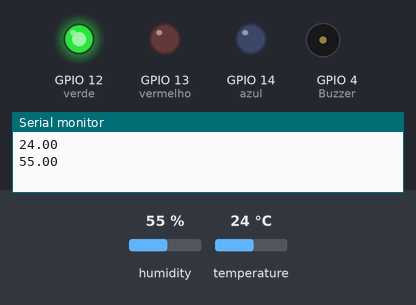
This sketch was run on a simulated ESP8266 (NodeMCU). Parts: output pins drawn as LEDs (lit = HIGH), buzzer (waves = sounding, pin HIGH), the last lines printed to the serial monitor. The inputs (shaded band) are chosen by the test bench; at power-on: temperature 24 °C, humidity 55 %. WiFi joins after 1.5 s; servers stay silent unless stated.

Above: at 3.0 s.
3.1 s: temperature set to 27 °C
At 4.3 s:
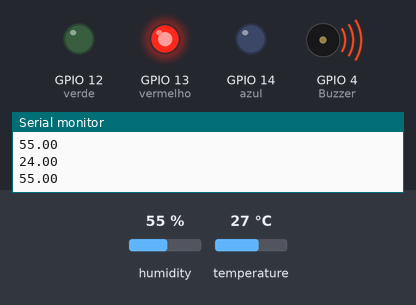
5.3 s: temperature set to 12 °C
At 6.7 s:
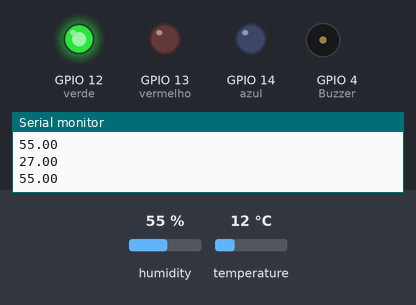
7.3 s: temperature set to 28 °C
At 9.0 s:
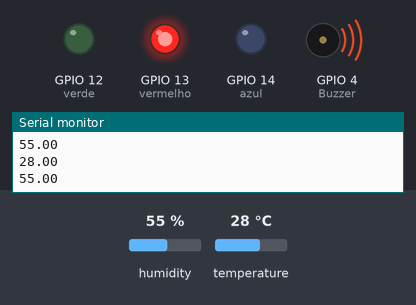
Timing chart, 0 to 10.5 s (numbered marks = the images above; inputs shaded):
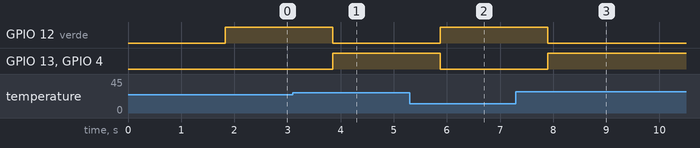

The sketch:

espBlynkFuncional.ino
```cpp
#include <DHT.h>


/*************************************************************

  This example shows how value can be pushed from Arduino to
  the Blynk App.

  WARNING :
  For this example you'll need Adafruit DHT sensor libraries:
    https://github.com/adafruit/Adafruit_Sensor
    https://github.com/adafruit/DHT-sensor-library

  App project setup:
    Value Display widget attached to V5
    Value Display widget attached to V6
 *************************************************************/

// Template ID, Device Name and Auth Token are provided by the Blynk.Cloud
// See the Device Info tab, or Template settings
#define BLYNK_TEMPLATE_ID "TMPLhS6Pw9a8"
#define BLYNK_DEVICE_NAME "DHT11"
#define BLYNK_AUTH_TOKEN "EXZgQkXDwUtS7wagilF34jXBnslTwavk"


// Comment this out to disable prints and save space
#define BLYNK_PRINT Serial


#include <ESP8266WiFi.h>
#include <BlynkSimpleEsp8266.h>


char auth[] = BLYNK_AUTH_TOKEN;

// Your WiFi credentials.
// Set password to "" for open networks.
char ssid[] = "FUVS";
char pass[] = "unidadefatima";

#define DHTPIN 2          // What digital pin we're connected to

// Uncomment whatever type you're using!
#define DHTTYPE DHT11     // DHT 11
//#define DHTTYPE DHT22   // DHT 22, AM2302, AM2321
//#define DHTTYPE DHT21   // DHT 21, AM2301

DHT dht(DHTPIN, DHTTYPE);
BlynkTimer timer;

// This function sends Arduino's up time every second to Virtual Pin (5).
// In the app, Widget's reading frequency should be set to PUSH. This means
// that you define how often to send data to Blynk App.
void sendSensor()
{
  float h = dht.readHumidity();
  float t = dht.readTemperature(); // or dht.readTemperature(true) for Fahrenheit
  Serial.println(t);
  Serial.println(h);

  if (isnan(h) || isnan(t)) {
    Serial.println("Failed to read from DHT sensor!");
    return;
  }
  // You can send any value at any time.
  // Please don't send more that 10 values per second.
  Blynk.virtualWrite(V5, h);
  Blynk.virtualWrite(V6, t);
}

#define Buzzer 4
#define azul 14
#define verde 12
#define vermelho 13

void setup()
{
  // Debug console
  Serial.begin(115200);

  Blynk.begin(auth, ssid, pass);
  // You can also specify server:
  //Blynk.begin(auth, ssid, pass, "blynk.cloud", 80);
  //Blynk.begin(auth, ssid, pass, IPAddress(192,168,1,100), 8080);

  dht.begin();

  // Setup a function to be called every second
  timer.setInterval(1000L, sendSensor);
  pinMode(azul, OUTPUT);
  pinMode(verde, OUTPUT);
  pinMode(vermelho, OUTPUT);
  pinMode(Buzzer, OUTPUT);
}

void loop()
{
  Blynk.run();
  timer.run();


  float t = dht.readTemperature();
  if (t > 25) {
    digitalWrite(azul, LOW);
    digitalWrite(verde, LOW);
    digitalWrite(vermelho, HIGH);
    digitalWrite(Buzzer, HIGH);
  } else {
    digitalWrite(azul, LOW);
    digitalWrite(verde, HIGH);
    digitalWrite(vermelho, LOW);
    digitalWrite(Buzzer, LOW);
  }
}
```

Measured:
- the behaviour switches between 25 and 26 °C on temperature (found by bisection; images 0 and 1)
- after the input at 3.1 s, GPIO 12 (verde): HIGH → LOW after 0.75 s; GPIO 13 (vermelho), GPIO 4 (Buzzer): LOW → HIGH after 0.75 s
- after the input at 5.3 s, GPIO 12 (verde): LOW → HIGH after 0.57 s; GPIO 13 (vermelho), GPIO 4 (Buzzer): HIGH → LOW after 0.57 s
- after the input at 7.3 s, GPIO 12 (verde): HIGH → LOW after 0.60 s; GPIO 13 (vermelho), GPIO 4 (Buzzer): LOW → HIGH after 0.60 s
